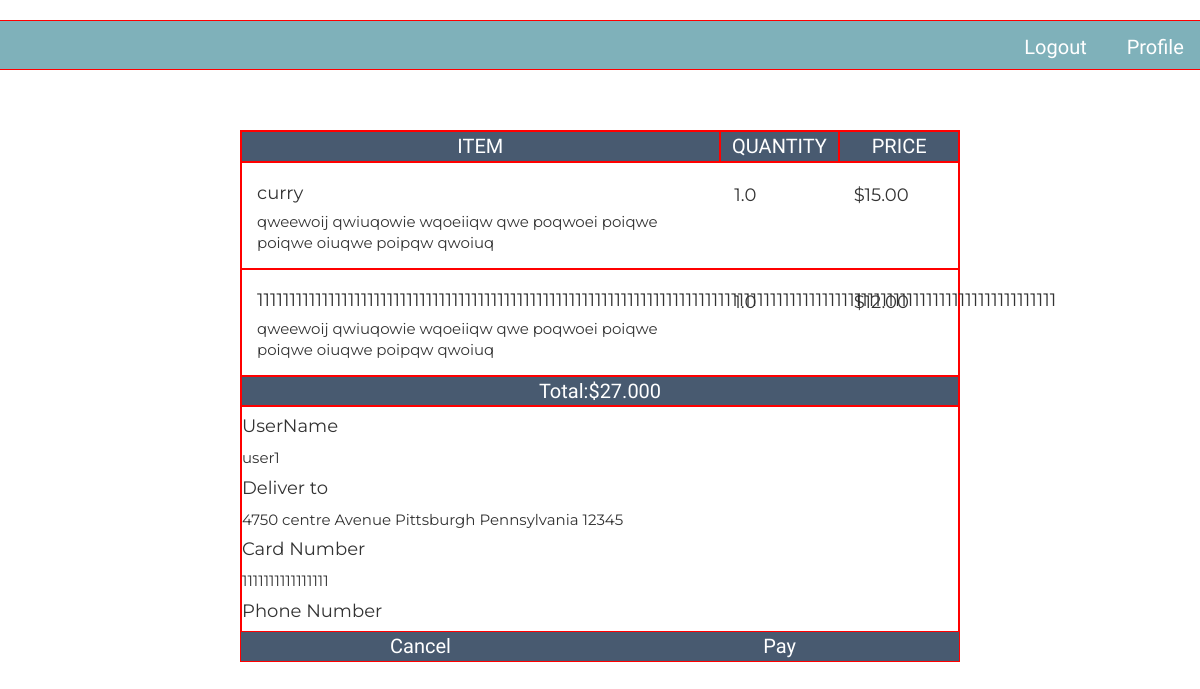
Page /customer/unpaidpage/1 (signed in) on the committed database.
### MealOrdering/models.py (models this page shows, shortened)
class DishUnpaid(models.Model):
	dish = models.ForeignKey(Dish, related_name = 'unpaid_dish')
	belonging = models.ForeignKey(Customer, related_name = 'unpaid_customer')
	number = models.DecimalField(max_digits = 3, decimal_places = 1, default = 1)
	createTime = models.DateTimeField(default = datetime.now, blank = True)

class Dish(models.Model):
	name = models.CharField(max_length = 100)
	description = models.CharField(max_length = 400, blank = True)
	price = models.DecimalField(max_digits = 10, decimal_places = 2)
	numberTotoal = models.DecimalField(max_digits = 10, decimal_places = 0, default = 0, blank = True)
	belonging = models.ForeignKey(Restaurant)
	createTime = models.DateTimeField(default = datetime.now, blank = True)

class Customer(models.Model):
	username = models.CharField(max_length = 100)
	belonging = models.ForeignKey(User)
	createTime = models.DateTimeField(default = datetime.now, blank = True)
	photo = models.ImageField(upload_to = "customer-photo", blank = True)
	phoneNumber = models.CharField(max_length = 20, blank = True)

class CustomerAddress(models.Model):
	address = models.CharField(max_length = 200, blank = True)
	city = models.CharField(max_length = 30, blank = True)
	state = models.CharField(max_length = 30, blank = True)
	zipcode = models.CharField(max_length = 5, blank = True)
	belonging = models.ForeignKey(Customer)

class CreditCard(models.Model):
	number = models.CharField(max_length = 20, blank = True)
	cvv = models.CharField(max_length = 3, blank = True)
	zipcode = models.CharField(max_length = 5, blank = True)
	expire = models.CharField(max_length = 5, blank = True)
	belonging = models.ForeignKey(Customer)

### MealOrdering/views.py (the view)
# urls.py: url(r'^customer/unpaidpage/(?P<restaurantId>\d+)$', views.unpaidPage, name = 'unpaid_page'),
@login_required
def unpaidPage(request, restaurantId):
	customer = get_object_or_404(Customer, belonging = request.user)
	dishes = DishUnpaid.objects.filter(belonging = customer)
	address = get_object_or_404(CustomerAddress, belonging = customer)
	creditCard = get_object_or_404(CreditCard, belonging = customer)
	wholeMoney = 0
	for dish in dishes:
		wholeMoney += dish.dish.price * dish.number
	context = {
		'dishes' : dishes,
		'address' : address,
		'creditCard':creditCard,
		'wholeMoney':wholeMoney,
		'customer':customer,
		'restaurantId':restaurantId,
	}
	return render(request, 'unpaidDishes.html', context)

### MealOrdering/templates/unpaidDishes.html (shortened to what this page needs)
﻿<!DOCTYPE html>
<html>
<head>
    <link rel="stylesheet" href="http://maxcdn.bootstrapcdn.com/bootstrap/3.3.6/css/bootstrap.min.css">
    <link href="/static/Payment.css" rel="stylesheet" />
</head>
<body>
    <div class="row outline navbar">
        <div class="col-md-1 col-md-offset-10 title2"><a href="{% url 'logout' %}">Logout </a></div>
        <div class="col-md-1 title2"><a href="{% url 'customer_profile' 0  %}">Profile</a></div>
    </div>
    <div class="orderPanel container">
        <div class="row">
            <div class="col-md-8 outline title">ITEM</div>
            <div class="col-md-2 outline title">QUANTITY</div>
            <div class="col-md-2 outline title">PRICE</div>
        </div>
        {% for dish in dishes %}
        <div class="row outline order">
            <div class="col-md-8">
                <div class="content">{{ dish.dish.name }}</div>
                <div class="content2">qweewoij qwiuqowie wqoeiiqw qwe poqwoei poiqwe poiqwe oiuqwe poipqw qwoiuq</div>
            </div>
            <div class="col-md-2 content">
                <div>{{ dish.number }}</div>
            </div>
            <div class="col-md-2 content">
                <div>${{ dish.dish.price }}</div>
            </div>
        </div>
        {% endfor %}
        <div class="row outline title">Total:${{wholeMoney}}</div>
        <div class="row outline">
            <div class="content">UserName</div>
            <div class="content2">{{customer.username}}</div>
            <div class="content">Deliver to</div>
            <div class="content2">
                <span >{{ address.address }}</span>
                <span >{{ address.city }}</span>
                <span >{{ address.state }}</span>
                <span >{{ address.zipcode }}</span>
            </div>
            <div class="content">Card Number</div>
            <div class="content2">{{creditCard.number}}</div>
            <div class="content">Phone Number</div>
        </div>
        <div class="row">
            <div class="col-md-6 title cancel"><a href="{% url 'restaurant_page' restaurantId %}">Cancel</a></div>
            <div class="col-md-6 title"><a href="{% url 'pay_money' restaurantId %}">Pay</a></div>
        </div>
    </div>
</body>
</html>

### MealOrdering/static/Payment.css (style rules this page uses)
html,body { width:100%; height:100%; overflow-x:hidden; }
.navbar { margin-bottom:5%; background:#7fb1ba; }
.orderPanel { border:1px solid red; width:60%; margin:0 auto; }
.outline { border:1px solid red; padding:0px; }
.title { font-family: 'Fjalla One', sans-serif; color:white; font-size:20px; background:#485a70; text-align:center; }
.content,.content2 { font-family: 'Montserrat', sans-serif; font-size:18px; margin-top:1%; }
.order { padding:2% 0; }
.content2 { font-size:15px; }
.title2 { padding-top:1%; font-family: 'Fjalla One', sans-serif; color:#485a70; font-size:20px; color:white; }
a { color:white; }

### rows in the picture
DishUnpaid: dish.name "curry", number "1.0", dish.price "15.00"
DishUnpaid: dish.name "111111111111111111111111111111111111111111111111111111111111111111111111111111111111111111111111111111111111111111111111111", number "1.0", dish.price "12.00"
Customer: username "user1"
CustomerAddress: address "4750 centre Avenue", city "Pittsburgh", state "Pennsylvania", zipcode "12345"
CreditCard: number "1111111111111111"

### other values in the picture
{{ wholeMoney }} "27.000"
